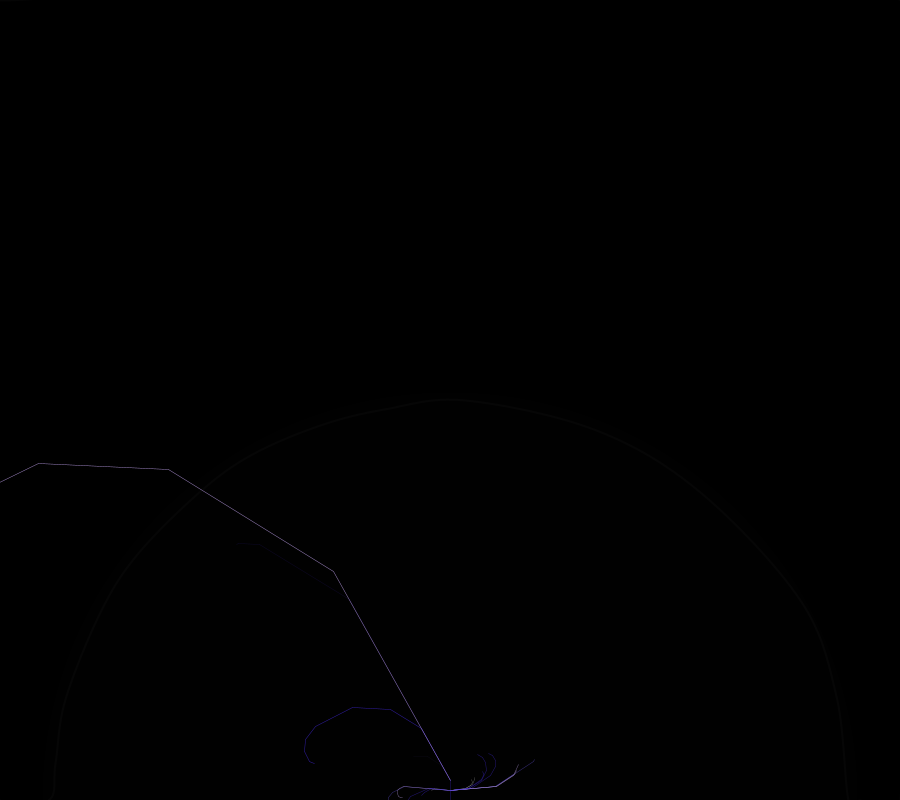
Frame 1 (no input)
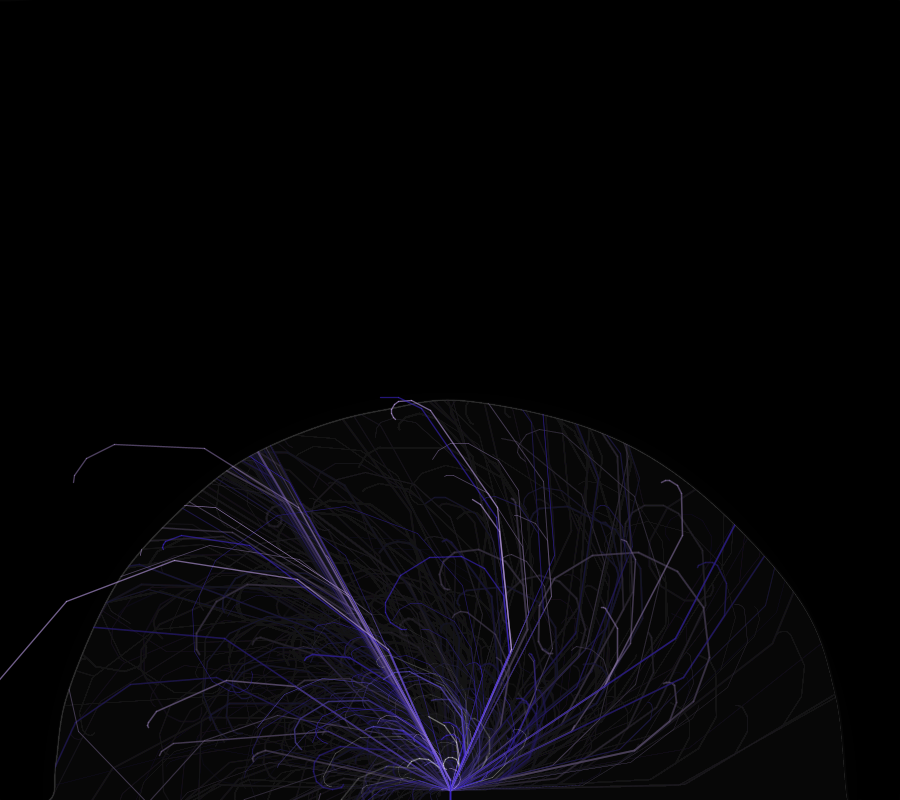
Frame 60 (the mouse pressed at the canvas centre just before this capture)
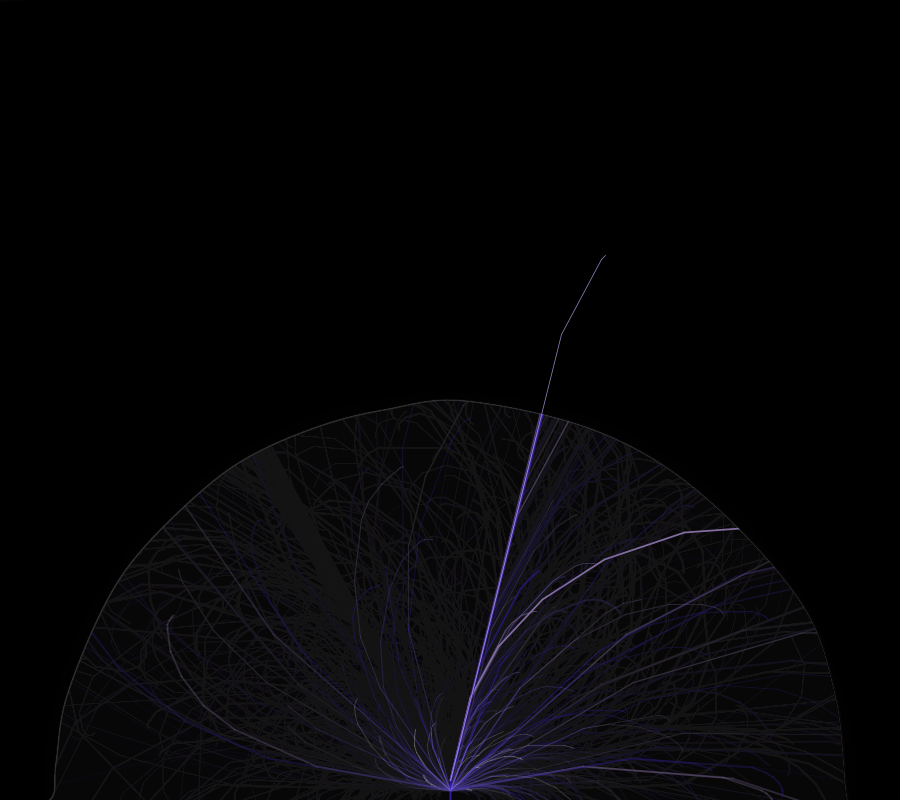
Frame 120 (the mouse held since frame 60 and released just before this capture)

The Processing sketch that drew these frames (run headless with seeded random() and noise(); from frame 60 on, the mouse is pressed at the canvas centre):

// Processing sketch: processing_139803
// ── processing_139803.pde

/*Jacqueline Miller, int art, project, natural patterns*/

float theta, delta; 
int j=50;
void setup(){
background(0);
size(900,800);
smooth();
}

void draw(){
strokeWeight(2);// shape to black out the background, but allow the globe section to fade
stroke(150,random(15));
fill(0);
beginShape();
curveVertex(0,0);
curveVertex(0,800);
curveVertex(48,800);
curveVertex(55,763);
curveVertex(65,699);
curveVertex(100,612);
curveVertex(137,554);
curveVertex(200,491);
curveVertex(252,454);
curveVertex(320,425);
curveVertex(384,409);
curveVertex(465,400);
curveVertex(596,430);
curveVertex(700,492);
curveVertex(800,600);
curveVertex(836,696);
curveVertex(848,800);
curveVertex(860,800);
curveVertex(900,800);
curveVertex(900,0);
curveVertex(0,0);
curveVertex(25,0);
endShape();

noStroke();
  
fill(255,j-1);// globe
fill (10,20);
ellipse(width/2, height, 815,815);
  
frameRate(15);


  
  float a= random(75,90);//limit the rotation so that the 'charge' can bunch in one place
  theta=radians(a);
  float b=random(90);
  delta=radians(b);// secondary charge to appear and move randomly until the mouse gets close to the globe
  

 pushMatrix();
 strokeWeight(random(2));
float o = map(mouseY, 0, height, 150, 0);/*tie the mouse distance from the top of the screen to the bottom of the screen to opacity values. This allows the secondary charge to fade and highlight the primary charge which bunches to look like all of the charge is gathering in one place.*/

println(o);
 translate(width/2, height);// secondary charge branches
    line(0,0,0, -10);
  translate(0,-10);
  stroke(255,random(100));
  branch1(80);
 stroke(#5F4ED1,o);
  branch1(80);
  stroke(#3B23CB,o);
  branch1(150);
  stroke(#BE9FEA,o);
  branch1(400);
  stroke(#3B23CB,o);
  branch1(500);

   popMatrix();
  
     
  pushMatrix();
  translate(width/2, height);//primary charge branches
    line(0,0,0, -20);
  translate(0,-20);
  stroke(#5F4ED1,random(255));
  branch(80);
  stroke(#3B23CB,random(255));
  branch(150);
  stroke(#BE9FEA,random(255));
  branch(400);
  stroke(#3B23CB,random(255));
  branch(500);
  stroke(#3B23CB,random(255));
  branch(2);
  popMatrix(); 


}

void branch(float h){
  h*=random(1.2);// length of branch
  //h*= random(.4,.8);
             float value = mouseY-100;/*map mouseY to theta so that the further the mouse is down the screen, the more the charge will rotate or "bend". Subtract a value to draw the branches further down the screen*/
float m = map(value, 0, height, 0, theta-.8);/*map mouseX to theta - a value so that the direction that the charge points switches back and forth once the mouse is past the middle of the sketch. Subtract a value to draw the braches inward and follow the mouse more realistically*/
float value2=mouseX-200;
float n=map(value2, 50, width/1.4, 0, theta);
  if (h>2){
    
      pushMatrix();
    rotate(n-m);//
    line(0,0,0,-h);
    translate(0,-h);// allows the next branch to start where the last branch left off.  
    branch(h);// call the function until the conditional statement is met. 
    popMatrix();
 
  }}

void branch1(float i){
  i*= random(.6);
  
  if (i>2){
         pushMatrix();
    rotate(delta);
    line(0,0,0,-i);
    translate(0,-i);
    branch(i);
    popMatrix();
 
    
  pushMatrix();
    rotate(-delta);
    line(0,0,0,-i);
    translate(0,-i);
    branch(i);
    popMatrix();
    
 pushMatrix();
    rotate(delta);
    line(0,0,0,-i);
    translate(0,-i);
    branch(i);
    popMatrix();

}
}
